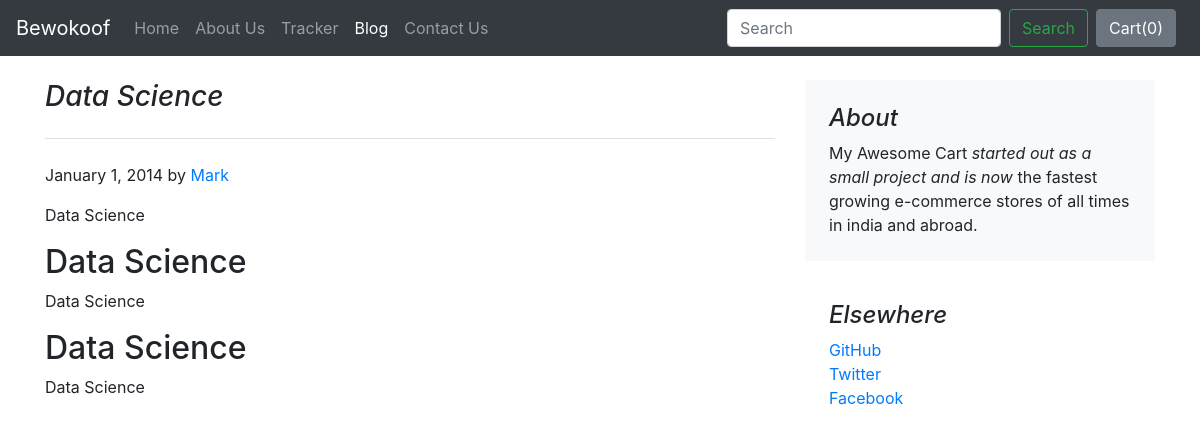
The page /blog/blogpost/1 on the database its author committed.
### blog/models.py (models this page shows)
class Blogpost(models.Model):
    post_id = models.AutoField(primary_key=True)
    title = models.CharField(max_length=50)
    head0 = models.CharField(max_length=500, default="")
    chead0 = models.CharField(max_length=5000, default="")
    head1 = models.CharField(max_length=500, default="")
    chead1 = models.CharField(max_length=5000, default="")
    head2 = models.CharField(max_length=500, default="")
    chead2 = models.CharField(max_length=5000, default="")
    pub_date = models.DateField()
    thumbnail = models.ImageField(upload_to='shop/images', default="")
    def __str__(self):
        return self.title

### blog/views.py (the view)
# urls.py: path("blogpost/<int:id>", views.blogpost, name="blogHome")
def blogpost(request, id):
    post = Blogpost.objects.filter(post_id = id)[0]
    print(post)
    return render(request, 'blog/blogpost.html',
                  {'post':post})

### blog/templates/blog/blogpost.html (shortened to what this page needs)
{% extends 'blog/basic.html' %}
{% block body %}
<div class="container">
    <div class="row mt-4">
        <div class="col-md-8 blog-main">
            <h3 class="pb-4 mb-4 font-italic border-bottom">
                {{post.title}}
            </h3>
            <div class="blog-post">
                <p class="blog-post-meta">January 1, 2014 by <a href="#">Mark</a></p>
                <p>{{post.chead0}}</p>
                <h2>{{post.head1}}</h2>
                <p>{{post.chead1}}</p>
                <h2>{{post.head2}}</h2>
                <p>{{post.chead2}}</p>
            </div>
        </div>
        <aside class="col-md-4 blog-sidebar">
            <div class="p-4 mb-3 bg-light rounded">
                <h4 class="font-italic">About</h4>
                <p class="mb-0">My Awesome Cart <em>started out as a small project and is now</em> the fastest growing e-commerce stores of all times in india and abroad.</p>
            </div>
            <div class="p-4">
                <h4 class="font-italic">Elsewhere</h4>
                <ol class="list-unstyled">
                    <li><a href="#">GitHub</a></li>
                    <li><a href="#">Twitter</a></li>
                    <li><a href="#">Facebook</a></li>
                </ol>
            </div>
        </aside>
    </div>
</div>
{% endblock %}

### rows shown on the page
Blogpost: title "Data Science", chead0 "Data Science", head1 "Data Science", chead1 "Data Science", head2 "Data Science", chead2 "Data Science"
